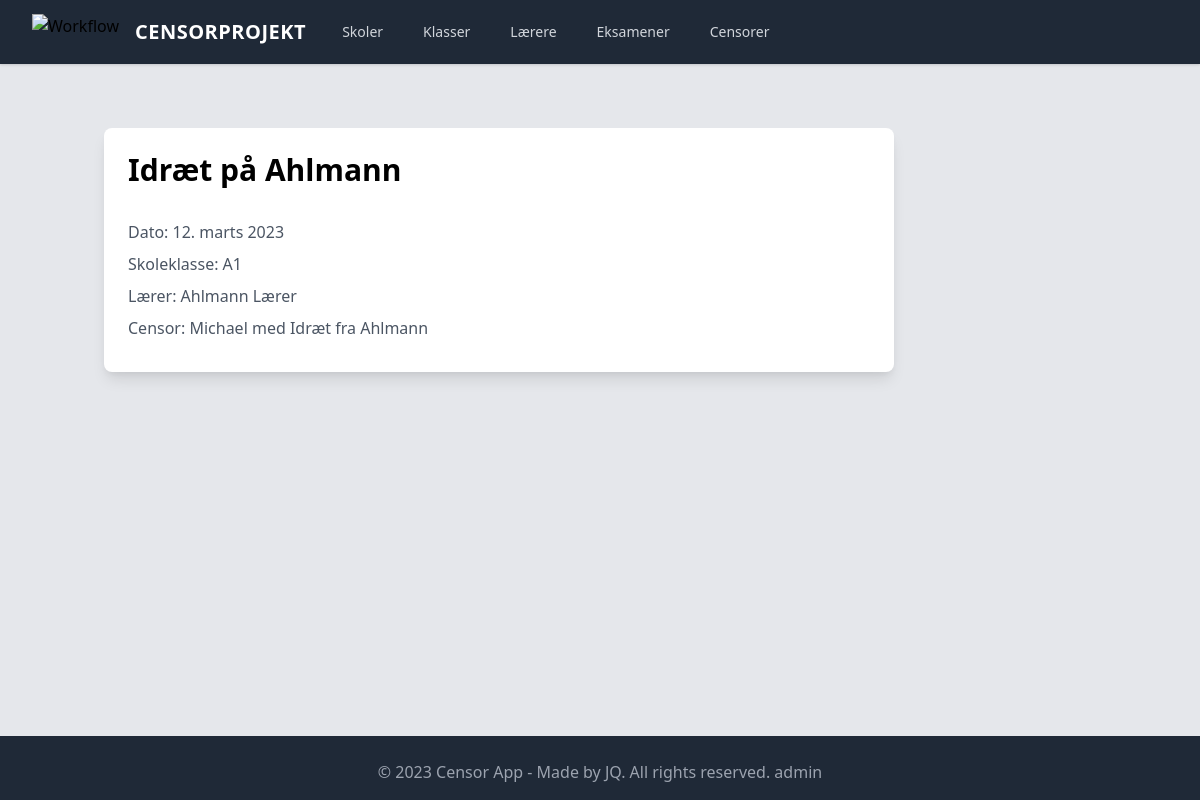
The page /eksamen/1/ on the database as committed earlier.
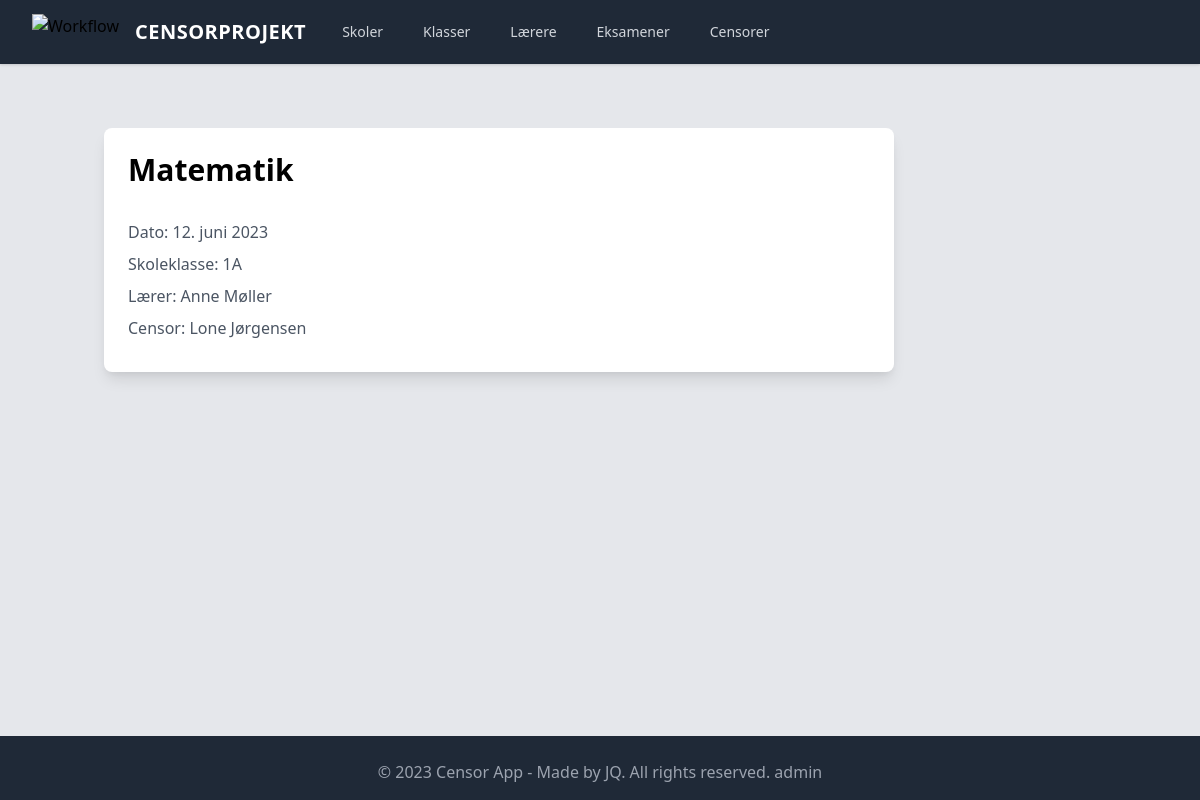
The same page on the database as committed later.
### censor_app/models.py (models this page shows, shortened)
class Eksamen(models.Model):
    navn = models.CharField(max_length=200)  # fag
    dato = models.DateField(blank=True, null=True, default=timezone.now)
    skole = models.ForeignKey(
        Skole, blank=True, null=True, on_delete=models.CASCADE, related_name="eksamener"
    )
    skoleklasse = models.ForeignKey(
        Skoleklasse, blank=True, null=True, on_delete=models.CASCADE
    )
    lærer = models.ForeignKey(Lærer, on_delete=models.SET_NULL, blank=True, null=True)
    censor = models.ForeignKey(Censor, on_delete=models.SET_NULL, blank=True, null=True)
    class Meta:
        verbose_name_plural = "Eksamener"

class Skoleklasse(models.Model):
    navn = models.CharField(max_length=50)
    skole = models.ForeignKey(Skole, blank=True, null=True, on_delete=models.CASCADE)
    lærere = models.ManyToManyField(Lærer, blank=True, related_name="klasser")
    class Meta:
        verbose_name_plural = "Skoleklasser"

class Lærer(models.Model):
    navn = models.CharField(max_length=200)
    email = models.EmailField(blank=True, null=True)
    skole = models.ForeignKey(
        Skole,
        on_delete=models.CASCADE,
        related_name="personale",
        blank=True,
        null=True,
    )
    class Meta:
        verbose_name_plural = "Lærere"

class Censor(models.Model):
    navn = models.CharField(max_length=200)
    fag = models.CharField(max_length=200)
    skole = models.ForeignKey(
        Skole, blank=True, null=True, on_delete=models.CASCADE, related_name="censorer"
    )
    email = models.EmailField()
    class Meta:
        verbose_name_plural = "Censorer"

### censor_app/views.py (the view)
# urls.py: path("eksamen/<int:pk>/", EksamenDetail.as_view(), name="eksamen_detail"),
class EksamenDetail(DetailView):
    model = Eksamen
    template_name = "censor_app/eksamen_detail.html"

### templates/censor_app/eksamen_detail.html
{% extends 'censor_app/base.html' %} {% block content %}
<div class="bg-white shadow-lg rounded-lg p-6">
  <h1 class="text-3xl font-bold mb-8">{{ eksamen.navn }}</h1>
  <p class="text-gray-600 mb-2">Dato: {{ eksamen.dato }}</p>
  <p class="text-gray-600 mb-2">Skoleklasse: {{ eksamen.skoleklasse.navn }}</p>
  <p class="text-gray-600 mb-2">Lærer: {{ eksamen.lærer.navn }}</p>
  {% if eksamen.censor %}
  <p class="text-gray-600 mb-2">Censor: {{ eksamen.censor.navn }}</p>
  {% else %}
  <p class="text-red-600 mb-2">Censor: Ikke tilknyttet</p>
  {% endif %}
</div>
{% endblock %}

Rows that differ between the two databases and show on the page:
changed Eksamen: navn "Idræt på Ahlmann" → "Matematik"; dato "12. marts 2023" → "12. juni 2023"; skoleklasse.navn "A1" → "1A"; lærer.navn "Ahlmann Lærer" → "Anne Møller"; censor.navn "Michael med Idræt fra Ahlmann" → "Lone Jørgensen"
